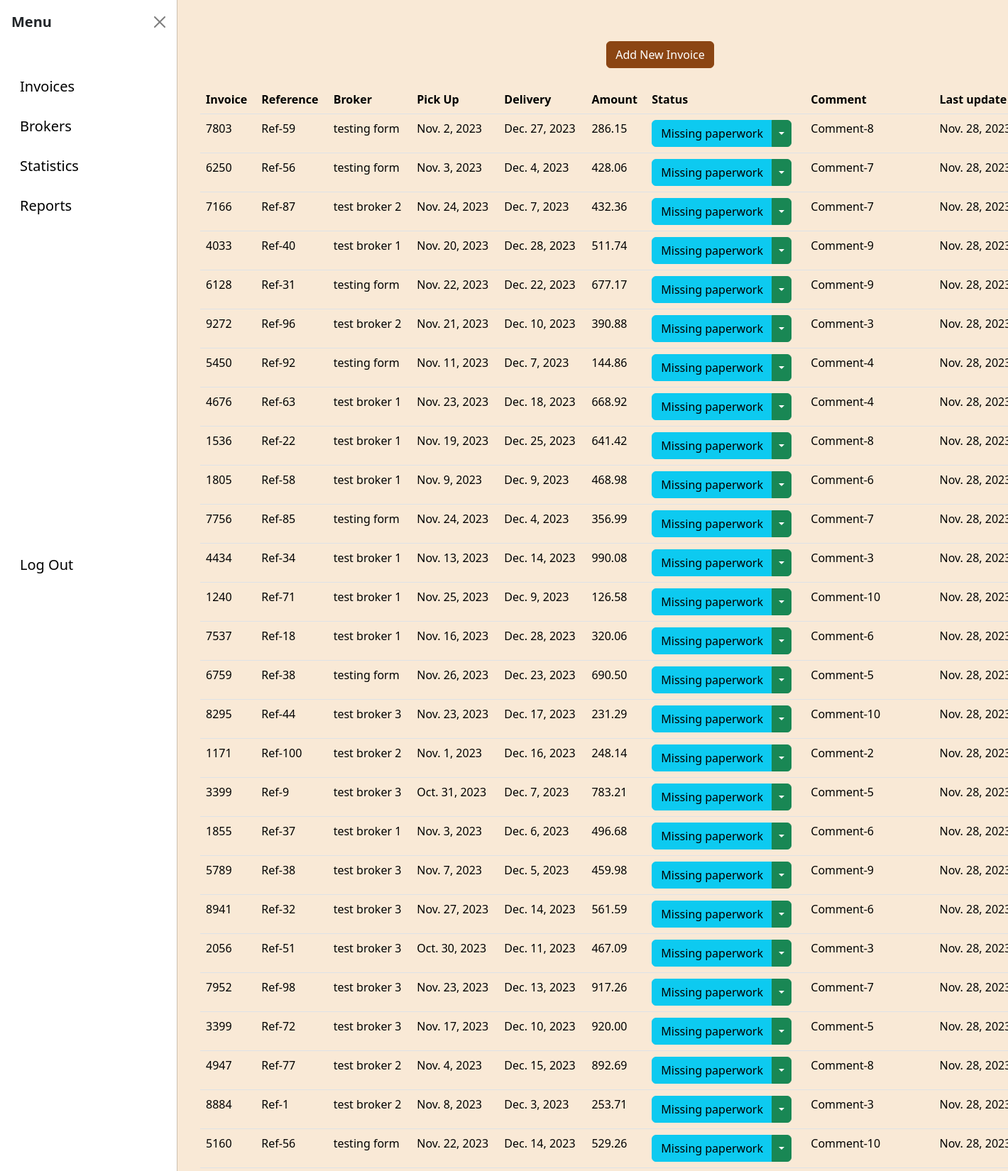
The app's page /invoices/all/ (upper part) with its own data.
### invoices/models.py (models this page shows, shortened)
class Invoice(models.Model):
    invoice_number = models.BigIntegerField()
    reference = models.CharField(max_length=250)
    broker = models.ForeignKey(Broker, on_delete=models.SET_NULL, null=True, blank=True)
    pick_up = models.DateField()
    delivery = models.DateField()
    amount = models.DecimalField(max_digits=10, decimal_places=2)
    status = models.ForeignKey(Status, on_delete=models.SET_NULL, null=True, blank=True)
    comment = models.CharField(max_length=255)
    last_update = models.DateField()
    invoiced_date = models.DateField(null=True, blank=True)
    paid_date = models.DateField(null=True, blank=True)
    days_since_invoiced = models.IntegerField(null=True, blank=True)

class Status(models.Model):
    name = models.CharField(max_length=250)
    def __str__(self) -> str:
        return self.name

### brokers/models.py (models this page shows)
class Broker(models.Model):
    company = models.CharField(max_length=150, null=False, blank=False)
    postal = models.BigIntegerField(null=False, blank=False)
    state = models.CharField(max_length=50, null=False, blank=False)
    status = models.ForeignKey(Status, on_delete=models.CASCADE, null=False, blank=False)
    mc_number = models.BigIntegerField(null=False, blank=False)
    city = models.CharField(max_length=100, null=False, blank=False)
    phone_number = models.CharField(max_length=20, null=False, blank=False)
    def __str__(self) -> str:
        return self.company

### invoices/views.py (the view)
# urls.py: path('all/', InvoiceListView.as_view(), name='invoices-list'),
class InvoiceListView(ListView):
    queryset = Invoice.objects.all().order_by('status__pk')
    context_object_name = 'invoices'
    template_name = 'invoices/invoice_list.html'

### invoices/templates/invoices/invoice_list.html (shortened to what this page needs)
{% extends "base.html" %}
{% block content %}
    <div class="container">
        <center>
            <a href="{% url 'invoices:create-invoice' %}">
                <button type="submit" class="btn btn-primary">
                    Add New Invoice
                </button>
            </a>
        </center>
        <br>
        <table class="table table-hover">
            <thead>
                <th>Invoice</th>
                <th>Reference</th>
                <th>Broker</th>
                <th>Pick Up</th>
                <th>Delivery</th>
                <th>Amount</th>
                <th>Status</th>
                <th>Comment</th>
                <th>Last update</th>
            </thead>
            <tbody>
                {% for invoice in invoices %}
                <tr>
                    <td>
                        {{ invoice.invoice_number }}
                    </td>
                    <td>
                        {{ invoice.reference }}
                    </td>
                    <td>
                        {{ invoice.broker }}
                    </td>
                    <td>
                        {{ invoice.pick_up}}
                    </td>
                    <td>
                        {{ invoice.delivery }}
                    </td>
                    <td>
                        {{ invoice.amount }}
                    </td>
                    <td>
                        <div class="btn-group">
                            <button type="button" class="btn btn-info">{{ invoice.status }}</button>
                            <button type="button" class="btn btn-success dropdown-toggle dropdown-toggle-split" data-bs-toggle="dropdown" aria-expanded="false">
                            </button>
                          </div>
                    </td>
                    <td>
                        <a class="navbar-brand" href="{% url 'invoices:comment' pk=invoice.pk %}">{{ invoice.comment }}</a>
                    </td>
                    <td>
                        {{ invoice.last_update }}
                    </td>
                    {% endfor %}
                </tr>
            </tbody>
        </table>
    </div>
{% endblock content %}

### static/main.css (style rules this page uses)
.container { margin-left: auto; }
.container.offcanvas-open { margin-left: 270px; transition: margin-left 0.9s ease ; }
.btn-primary { background-color: #8B4513; border: 1px #8B4513 solid; }
body { background-color: #f9e9d6; }
tbody, td, tfoot, th, thead, tr { background-color: transparent !important; }

### records on screen
Invoice: invoice_number "7803", reference "Ref-59", broker "testing form", pick_up "Nov. 2, 2023", delivery "Dec. 27, 2023", amount "286.15", status "Missing paperwork", comment "Comment-8", last_update "Nov. 28,…"
Invoice: invoice_number "6250", reference "Ref-56", broker "testing form", pick_up "Nov. 3, 2023", delivery "Dec. 4, 2023", amount "428.06", status "Missing paperwork", comment "Comment-7", last_update "Nov. 28,…"
Invoice: invoice_number "7166", reference "Ref-87", broker "test broker 2", pick_up "Nov. 24, 2023", delivery "Dec. 7, 2023", amount "432.36", status "Missing paperwork", comment "Comment-7", last_update "Nov. 28,…"
Invoice: invoice_number "4033", reference "Ref-40", broker "test broker 1", pick_up "Nov. 20, 2023", delivery "Dec. 28, 2023", amount "511.74", status "Missing paperwork", comment "Comment-9", last_update "Nov. 28,…"
Invoice: invoice_number "6128", reference "Ref-31", broker "testing form", pick_up "Nov. 22, 2023", delivery "Dec. 22, 2023", amount "677.17", status "Missing paperwork", comment "Comment-9", last_update "Nov. 28,…"
Invoice: invoice_number "9272", reference "Ref-96", broker "test broker 2", pick_up "Nov. 21, 2023", delivery "Dec. 10, 2023", amount "390.88", status "Missing paperwork", comment "Comment-3", last_update "Nov. 28,…"
Invoice: invoice_number "5450", reference "Ref-92", broker "testing form", pick_up "Nov. 11, 2023", delivery "Dec. 7, 2023", amount "144.86", status "Missing paperwork", comment "Comment-4", last_update "Nov. 28,…"
Invoice: invoice_number "4676", reference "Ref-63", broker "test broker 1", pick_up "Nov. 23, 2023", delivery "Dec. 18, 2023", amount "668.92", status "Missing paperwork", comment "Comment-4", last_update "Nov. 28,…"
Invoice: invoice_number "1536", reference "Ref-22", broker "test broker 1", pick_up "Nov. 19, 2023", delivery "Dec. 25, 2023", amount "641.42", status "Missing paperwork", comment "Comment-8", last_update "Nov. 28,…"
Invoice: invoice_number "1805", reference "Ref-58", broker "test broker 1", pick_up "Nov. 9, 2023", delivery "Dec. 9, 2023", amount "468.98", status "Missing paperwork", comment "Comment-6", last_update "Nov. 28,…"
Invoice: invoice_number "7756", reference "Ref-85", broker "testing form", pick_up "Nov. 24, 2023", delivery "Dec. 4, 2023", amount "356.99", status "Missing paperwork", comment "Comment-7", last_update "Nov. 28,…"
Invoice: invoice_number "4434", reference "Ref-34", broker "test broker 1", pick_up "Nov. 13, 2023", delivery "Dec. 14, 2023", amount "990.08", status "Missing paperwork", comment "Comment-3", last_update "Nov. 28,…"
Invoice: invoice_number "1240", reference "Ref-71", broker "test broker 1", pick_up "Nov. 25, 2023", delivery "Dec. 9, 2023", amount "126.58", status "Missing paperwork", comment "Comment-10", last_update "Nov. 28,…"
Invoice: invoice_number "7537", reference "Ref-18", broker "test broker 1", pick_up "Nov. 16, 2023", delivery "Dec. 28, 2023", amount "320.06", status "Missing paperwork", comment "Comment-6", last_update "Nov. 28,…"
Invoice: invoice_number "6759", reference "Ref-38", broker "testing form", pick_up "Nov. 26, 2023", delivery "Dec. 23, 2023", amount "690.50", status "Missing paperwork", comment "Comment-5", last_update "Nov. 28,…"
Invoice: invoice_number "8295", reference "Ref-44", broker "test broker 3", pick_up "Nov. 23, 2023", delivery "Dec. 17, 2023", amount "231.29", status "Missing paperwork", comment "Comment-10", last_update "Nov. 28,…"
Invoice: invoice_number "1171", reference "Ref-100", broker "test broker 2", pick_up "Nov. 1, 2023", delivery "Dec. 16, 2023", amount "248.14", status "Missing paperwork", comment "Comment-2", last_update "Nov. 28,…"
Invoice: invoice_number "3399", reference "Ref-9", broker "test broker 3", pick_up "Oct. 31, 2023", delivery "Dec. 7, 2023", amount "783.21", status "Missing paperwork", comment "Comment-5", last_update "Nov. 28,…"
Invoice: invoice_number "1855", reference "Ref-37", broker "test broker 1", pick_up "Nov. 3, 2023", delivery "Dec. 6, 2023", amount "496.68", status "Missing paperwork", comment "Comment-6", last_update "Nov. 28,…"
Invoice: invoice_number "5789", reference "Ref-38", broker "test broker 3", pick_up "Nov. 7, 2023", delivery "Dec. 5, 2023", amount "459.98", status "Missing paperwork", comment "Comment-9", last_update "Nov. 28,…"
Invoice: invoice_number "8941", reference "Ref-32", broker "test broker 3", pick_up "Nov. 27, 2023", delivery "Dec. 14, 2023", amount "561.59", status "Missing paperwork", comment "Comment-6", last_update "Nov. 28,…"
Invoice: invoice_number "2056", reference "Ref-51", broker "test broker 3", pick_up "Oct. 30, 2023", delivery "Dec. 11, 2023", amount "467.09", status "Missing paperwork", comment "Comment-3", last_update "Nov. 28,…"
Invoice: invoice_number "7952", reference "Ref-98", broker "test broker 3", pick_up "Nov. 23, 2023", delivery "Dec. 13, 2023", amount "917.26", status "Missing paperwork", comment "Comment-7", last_update "Nov. 28,…"
Invoice: invoice_number "3399", reference "Ref-72", broker "test broker 3", pick_up "Nov. 17, 2023", delivery "Dec. 10, 2023", amount "920.00", status "Missing paperwork", comment "Comment-5", last_update "Nov. 28,…"
Invoice: invoice_number "4947", reference "Ref-77", broker "test broker 2", pick_up "Nov. 4, 2023", delivery "Dec. 15, 2023", amount "892.69", status "Missing paperwork", comment "Comment-8", last_update "Nov. 28,…"
Invoice: invoice_number "8884", reference "Ref-1", broker "test broker 2", pick_up "Nov. 8, 2023", delivery "Dec. 3, 2023", amount "253.71", status "Missing paperwork", comment "Comment-3", last_update "Nov. 28,…"
Invoice: invoice_number "5160", reference "Ref-56", broker "testing form", pick_up "Nov. 22, 2023", delivery "Dec. 14, 2023", amount "529.26", status "Missing paperwork", comment "Comment-10", last_update "Nov. 28,…"
